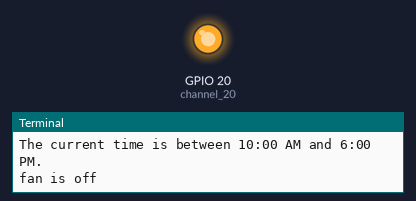
Bench run of a program on a simulated Raspberry Pi (BCM pin numbers). On the bench: output pins drawn as LEDs (lit = HIGH), the last lines printed to the terminal. The clock reads 2024-03-15 10:24:30 at power-on unless the program sets it.

Above: at 0.1 s.
At 60.1 s:
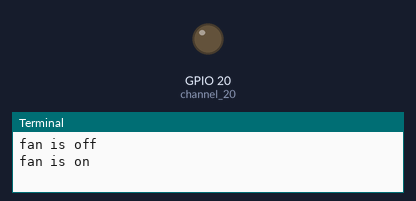
Timing chart, 0 to 61.6 s (numbered marks = the images above):
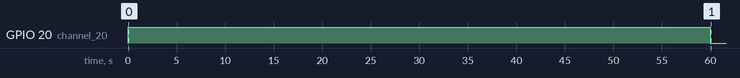

Measured:
- by itself, GPIO 20 (channel_20): LOW → HIGH at 0.00 s, → LOW 60.0 s later

The program:

Fan2.py
```python
import RPi.GPIO as GPIO
from datetime import datetime, time
import time as t

channel_20 = 20 #change channel_20 based on relay

# GPIO setup
GPIO.setmode(GPIO.BCM)
GPIO.setwarnings(False)  # Suppress GPIO warnings
GPIO.setup(channel_20, GPIO.OUT)

def fan2_off(pin):
    GPIO.output(pin, GPIO.HIGH)

def fan2_on(pin):
    GPIO.output(pin, GPIO.LOW)

try:
    while True:

        # Get the current time
        current_time = datetime.now().time()

        # Define the start and end times
        start_time_f2 = time(6, 0, 40)
        morning_time_f2 = time(9,59,40)
        end_time_f2 = time(18, 0)

        # Check if the current time is between 6:00:45 AM and 6:00 PM
        if start_time_f2 <= current_time <= morning_time_f2:
            print("The current time is between 6:00 AM and 10:00 PM.")
            print("fan2 is on")
            fan2_on(channel_20)
            t.sleep(1140)
            print("fan is off")
            fan2_off(channel_20)
            t.sleep(60)
        elif morning_time_f2 <= current_time <= end_time_f2:
            print("The current time is between 10:00 AM and 6:00 PM.")
            print("fan is off")
            fan2_off(channel_20)
            t.sleep(60)
            print("fan is on")
            fan2_on(channel_20)
            t.sleep(1740)

        else:
            print("its night time, go and rest")
            fan2_off(channel_20)
            t.sleep(1)


except KeyboardInterrupt:
    GPIO.cleanup()
```
